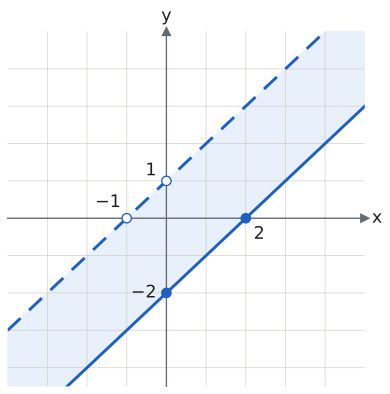

Source code (Python):
import sys; sys.path.insert(0, "tools")
from cizim import *

# Kendini dene Soru 3: üstte y = x + 1 (kesikli), altta y = x − 2 (düz); aradaki şerit boyalı.
X, Y = (-4, 5), (-4.5, 5)
fig, ax = sekil(4.8, 4.8)
eksenler(ax, x=X, y=Y)
ax.set_xticks(range(-3, 5)); ax.set_yticks(range(-4, 5))
ax.set_xticklabels([]); ax.set_yticklabels([])
ax.tick_params(length=0)
# Yalnızca eksenleri kestikleri noktalar yazılır.
for x, y, t in [(-1, 0, "−1"), (2, 0, "2"), (0, 1, "1"), (0, -2, "−2")]:
    nokta(ax, x, y, "", renk=MAVI, dolu=(t in ("2", "−2")))
ax.text(-1.15, 0.3, "−1", ha="right", fontsize=13)
ax.text(2.2, -0.55, "2", fontsize=13)
ax.text(-0.25, 1.15, "1", ha="right", fontsize=13)
ax.text(-0.25, -2.0, "−2", ha="right", va="center", fontsize=13)
xs = np.linspace(X[0], X[1], 200)
ust, alt = xs + 1, xs - 2
ax.fill_between(xs, np.clip(alt, Y[0], Y[1]), np.clip(ust, Y[0], Y[1]), color=MAVI_ACIK, zorder=0.2)
ax.plot(xs, ust, color=MAVI, ls=(0, (6, 4)), zorder=3)
ax.plot(xs, alt, color=MAVI, zorder=3)
ax.set_ylim(*Y)
kaydet(fig, __file__)
